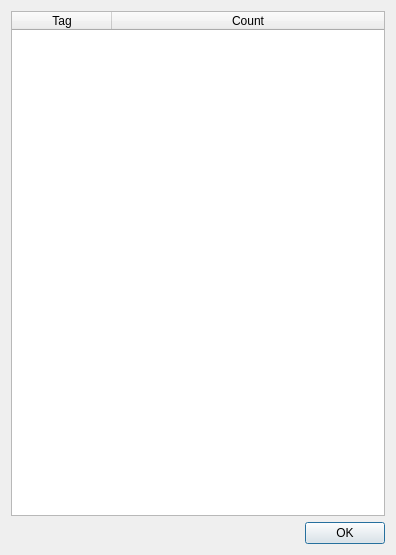
<?xml version="1.0" encoding="UTF-8"?>
<ui version="4.0">
 <class>Tags</class>
 <widget class="QDialog" name="Tags">
  <property name="geometry">
   <rect>
    <x>0</x>
    <y>0</y>
    <width>396</width>
    <height>555</height>
   </rect>
  </property>
  <property name="windowTitle">
   <string>Tags Statistic</string>
  </property>
  <layout class="QVBoxLayout" name="verticalLayout">
   <item>
    <widget class="QTableWidget" name="tableWidget">
     <property name="autoFillBackground">
      <bool>false</bool>
     </property>
     <property name="sizeAdjustPolicy">
      <enum>QAbstractScrollArea::AdjustIgnored</enum>
     </property>
     <property name="editTriggers">
      <set>QAbstractItemView::NoEditTriggers</set>
     </property>
     <property name="dragDropOverwriteMode">
      <bool>true</bool>
     </property>
     <property name="selectionMode">
      <enum>QAbstractItemView::ExtendedSelection</enum>
     </property>
     <property name="selectionBehavior">
      <enum>QAbstractItemView::SelectRows</enum>
     </property>
     <property name="textElideMode">
      <enum>Qt::ElideRight</enum>
     </property>
     <property name="showGrid">
      <bool>true</bool>
     </property>
     <property name="gridStyle">
      <enum>Qt::SolidLine</enum>
     </property>
     <property name="sortingEnabled">
      <bool>true</bool>
     </property>
     <attribute name="horizontalHeaderVisible">
      <bool>true</bool>
     </attribute>
     <attribute name="horizontalHeaderCascadingSectionResizes">
      <bool>false</bool>
     </attribute>
     <attribute name="horizontalHeaderMinimumSectionSize">
      <number>1</number>
     </attribute>
     <attribute name="horizontalHeaderStretchLastSection">
      <bool>true</bool>
     </attribute>
     <column>
      <property name="text">
       <string>Tag</string>
      </property>
     </column>
     <column>
      <property name="text">
       <string>Count</string>
      </property>
     </column>
    </widget>
   </item>
   <item>
    <widget class="QDialogButtonBox" name="buttonBox">
     <property name="orientation">
      <enum>Qt::Horizontal</enum>
     </property>
     <property name="standardButtons">
      <set>QDialogButtonBox::Ok</set>
     </property>
     <property name="centerButtons">
      <bool>false</bool>
     </property>
    </widget>
   </item>
  </layout>
 </widget>
 <resources/>
 <connections>
  <connection>
   <sender>buttonBox</sender>
   <signal>accepted()</signal>
   <receiver>Tags</receiver>
   <slot>accept()</slot>
   <hints>
    <hint type="sourcelabel">
     <x>197</x>
     <y>533</y>
    </hint>
    <hint type="destinationlabel">
     <x>197</x>
     <y>277</y>
    </hint>
   </hints>
  </connection>
 </connections>
</ui>
